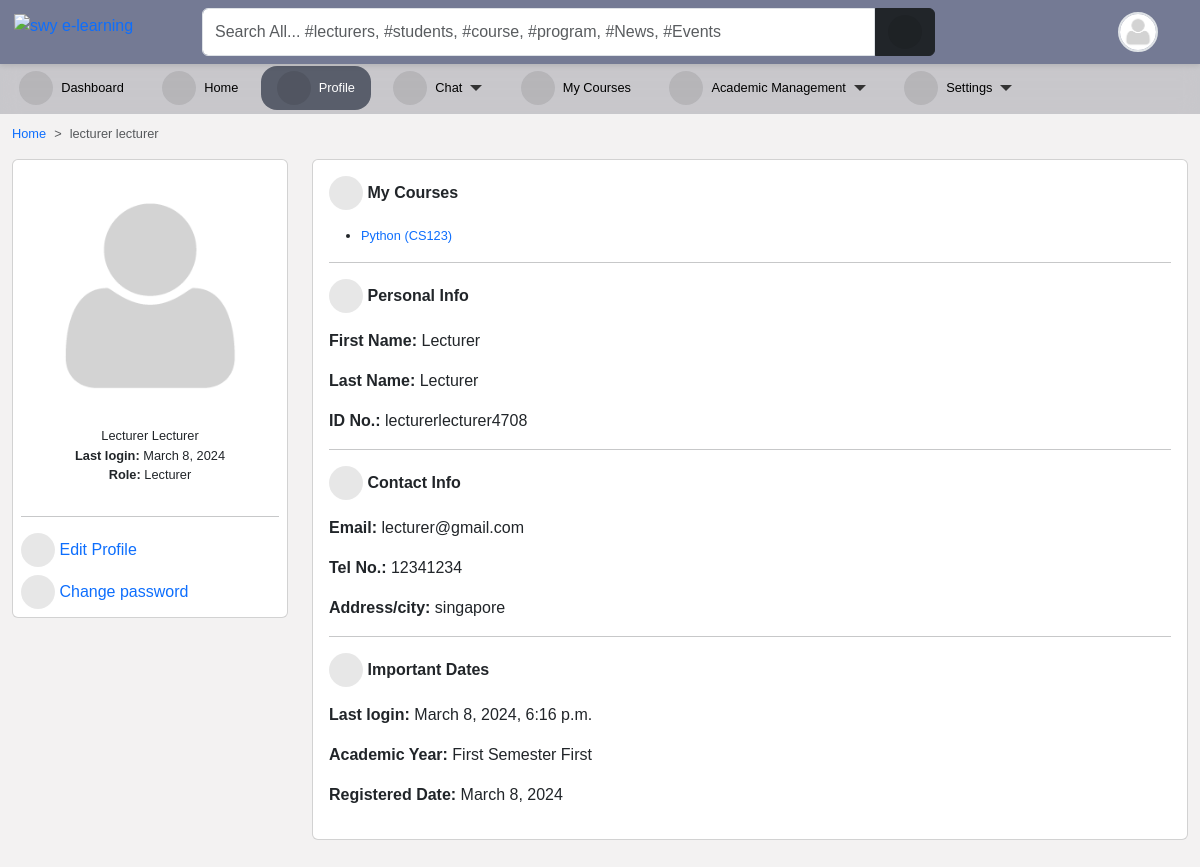
Page /accounts/profile/ (signed in) on the committed database.
### accounts/models.py (models this page shows, shortened)
class User(AbstractUser):
    is_student = models.BooleanField(default=False)
    is_lecturer = models.BooleanField(default=False)
    gender = models.CharField(max_length=1, choices=GENDERS, blank=True, null=True)
    phone = models.CharField(max_length=60, blank=True, null=True)
    address = models.CharField(max_length=60, blank=True, null=True)
    picture = models.ImageField(
        upload_to="profile_pictures/%y/%m/%d/", default="default.png", null=True
    )
    email = models.EmailField(blank=True, null=True)
    username_validator = ASCIIUsernameValidator()
    objects = CustomUserManager()
    class Meta:
        ordering = ("-date_joined",)
    @property
    def get_full_name(self):
        full_name = self.username
        if self.first_name and self.last_name:
            full_name = self.first_name + " " + self.last_name
        return full_name
    @property
    def get_user_role(self):
        if self.is_superuser:
            role = "Admin"
        elif self.is_student:
            role = "Student"
        elif self.is_lecturer:
            role = "Lecturer"
        return role

### course/models.py (models this page shows, shortened)
class Course(models.Model):
    slug = models.SlugField(blank=True, unique=True)
    title = models.CharField(max_length=200, null=True)
    code = models.CharField(max_length=200, unique=True, null=True)
    credit = models.IntegerField(null=True, default=0)
    summary = models.TextField(max_length=200, blank=True, null=True)
    program = models.ForeignKey(Program, on_delete=models.CASCADE)
    level = models.CharField(max_length=25, choices=LEVEL, null=True)
    year = models.IntegerField(choices=YEARS, default=0)
    semester = models.CharField(choices=SEMESTER, max_length=200)
    is_elective = models.BooleanField(default=False, blank=True, null=True)
    objects = CourseManager()
    def __str__(self):
        return "{0} ({1})".format(self.title, self.code)
    def get_absolute_url(self):
        return reverse("course_detail", kwargs={"slug": self.slug})

### core/models.py (models this page shows)
class Semester(models.Model):
    semester = models.CharField(max_length=10, choices=SEMESTER, blank=True)
    is_current_semester = models.BooleanField(default=False, blank=True, null=True)
    session = models.ForeignKey(
        Session, on_delete=models.CASCADE, blank=True, null=True
    )
    next_semester_begins = models.DateField(null=True, blank=True)
    def __str__(self):
        return self.semester

class Session(models.Model):
    session = models.CharField(max_length=200, unique=True)
    is_current_session = models.BooleanField(default=False, blank=True, null=True)
    next_session_begins = models.DateField(blank=True, null=True)
    def __str__(self):
        return self.session

### accounts/views.py (the view, shortened to what this page needs)
# urls.py: path("profile/", profile, name="profile"),
@login_required(login_url='login')
def profile(request):
    current_session = Session.objects.filter(is_current_session=True).first()
    current_semester = Semester.objects.filter(
        is_current_semester=True, session=current_session
    ).first()
    if request.user.is_lecturer:
        courses = Course.objects.filter(
            allocated_course__lecturer__pk=request.user.id
        ).filter(semester=current_semester)
        return render(
            request,
            "accounts/profile.html",
            {
                "title": request.user.get_full_name,
                "courses": courses,
                "current_session": current_session,
                "current_semester": current_semester,
            },
        )

### templates/accounts/profile.html (shortened to what this page needs)
{% extends 'base.html' %}
{% load static %}
{% load i18n %}
{% block content %}
{% if user.is_authenticated %}
<nav style="--bs-breadcrumb-divider: '>';" aria-label="breadcrumb">
    <ol class="breadcrumb">
      <li class="breadcrumb-item"><a href="/">Home</a></li>
      <li class="breadcrumb-item active" aria-current="page">{{ user.get_full_name }}</li>
    </ol>
</nav>
<div class="row">
    <div class="col-md-3 mx-auto">
        <div class="card  p-2">
            <div class="text-center">
                <img src="{{ user.picture.url }}" class="w-100">
                <ul class="px-2 list-unstyled">
                    <li>{{ user.get_full_name|title }}</li>
                    <li><strong>Last login: </strong>{{ user.last_login|date }}</li>
                    <li><strong>Role: </strong>
                        {{ user.get_user_role }}
                    </li>
                </ul>
            </div>
            <hr>
            <a class="mb-2" href="{% url 'edit_profile' %}"><i class="fas fa-user-edit"></i>
                <span class="mobile-hide">Edit Profile</span></a>
            <a href="{% url 'change_password' %}"><i class="fas fa-lock"></i><span class="mobile-hide">
                    Change password</span></a>
        </div>
    </div>
    <div class="col-md-9 mx-auto">
        <div class="card">
            <div class="card-body">
                {% if user.is_lecturer %}
                <p class="fw-bold"><i class="fas fa-book-open"></i> My Courses</p>
                {% if courses %}
                <ul>
                    {% for course in courses %}
                    <li><a href="{{ course.get_absolute_url }}">{{ course }}</a></li>
                    {% endfor %}
                </ul>
                {% else %}
                <div class="text-danger">No courses assigned for this semester!</div>
                {% endif %}
                <hr>
                {% endif %}
                <p class="fw-bold"><i class="fas fa-user"></i> Personal Info</p>
                <div class="dashboard-description">
                    <p><strong>First Name:</strong> {{ user.first_name|title }}</p>
                    <p><strong>Last Name:</strong> {{ user.last_name|title }}</p>
                    <p><strong>ID No.:</strong> {{ user.username }}</p>
                </div>
                <hr>
                <p class="fw-bold"><i class="fas fa-phone-square-alt"></i> Contact Info</p>
                <div class="dashboard-description">
                    <p><strong>Email:</strong> {{ user.email }}</p>
                    <p><strong>Tel No.:</strong> {{ user.phone }}</p>
                    <p><strong>Address/city:</strong> {{ user.address }}</p>
                </div>
                <hr>
                <p class="fw-bold"><i class="fa fa-calendar-day"></i> Important Dates</p>
                <div class="dashboard-description">
                    <p><strong>Last login:</strong> {{ user.last_login }}</p>
                    {% if current_semester and current_session %}
                    <p><strong>Academic Year:</strong> {{ current_semester }} Semester {{ current_session }}</p>
                    {% endif %}
                    <p><strong>Registered Date:</strong> {{ user.date_joined|date }}</p>
                </div>
            </div>
        </div>
    </div>
</div>
{% endif %}
{% endblock content %}

### templates/navbar.html (shortened to what this page needs)
{% load static %}
<div id="top-navbar" class="py-2 top-navbar">
	<div class="container">
		<a href="/" class="head-logo">
			<img src="{% static 'img/swy e-learning.jpg' %}" width="40px" alt="swy e-learning">
		</a>
		<div class="nav-wrapper">
			<form class="form-header" action="{% url 'query' %}" method="GET">
				<input id="primary-search" class="form-control rounded-end-0" type="text" name="q" value="{{ request.GET.q }}"
					placeholder="Search All... #lecturers, #students, #course, #program, #News, #Events" required />
				<button class="btn btn-dark rounded-start-0" type="submit">
					<i class="fas fa-search"></i>
				</button>
			</form>
			<div class="dropdown index">
				<div class="avatar border border-2" type="button" data-bs-toggle="dropdown" aria-expanded="false">
					<img src="{{ request.user.picture.url }}">
				</div>
			</div>
		</div>
	</div>
</div>

### static/scss/style1.css (style rules this page uses)
*, body { font-family: "Rubik", sans-serif; }
body { background-color: #f3f2f2; }
#top-navbar { position: fixed; top: 0; right: 0; -webkit-margin-start: -10px; z-index: 90; padding: 0; background: #747a94; box-shadow: 0px 2px 5px 0px rgba(0, 0, 0, 0.1); transition: 0.3s; margin: 0; }
#top-navbar .container { display: flex; background-color: transparent; position: relative; }
#top-navbar .nav-wrapper { display: flex; flex-wrap: wrap; justify-content: space-between; align-items: center; width: 100%; margin-left: 10rem; background-color: transparent; }
#top-navbar .nav-wrapper .form-header { display: flex; flex: 0.8; }
#top-navbar .nav-wrapper .form-header button { flex: 0.1; }
#top-navbar { left: 0; }
.avatar { width: 40px; height: 40px; border-radius: 50%; overflow: hidden; }
.avatar img { width: 100%; height: 100%; -o-object-fit: cover; object-fit: cover; }
a { color: var(--bs-primary); text-decoration: none; }
.fas, .fa { font-size: 16px; display: inline-flex; align-items: center; justify-content: center; width: 34px; height: 34px; background-color: rgba(0, 0, 0, 0.093); border-radius: 50%; }

### templates/aside.html (style rules this page uses)
li { font-size: .8rem; }

### templates/navbar.html (style rules this page uses)
.head-logo { position: absolute; left: -1rem; top: 0.3rem; }

### rows in the picture
User: user.picture (placeholder picture), get_full_name "lecturer lecturer", picture (placeholder picture), get_full_name "Lecturer Lecturer", last_login "March 8, 2024", get_user_role "Lecturer", first_name "Lecturer", last_name "Lecturer", username "lecturerlecturer4708", email "lecturer@gmail.com", phone "12341234", address "singapore", last_login "March 8, 2024, 6:16 p.m.", date_joined "March 8, 2024"
Course: title+code "Python (CS123)"
Semester: semester "First"
Session: session "First"
